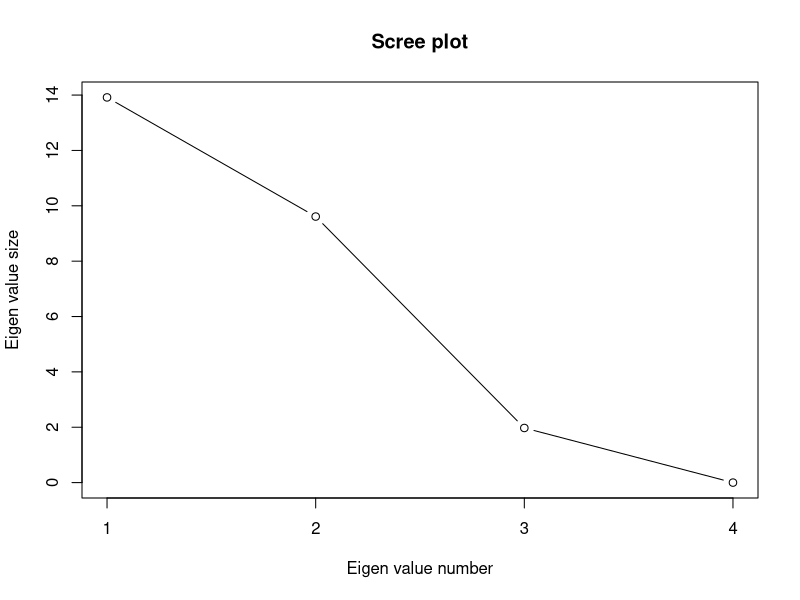

Recreate this plot in R.
# Manually enter your data
my_data <- matrix(c(
  3, 5, 2, 8,
  1, 4, 6, 7,
  9, 2, 3, 6,
  5, 8, 1, 4
), nrow = 4, ncol = 4, byrow = TRUE)

# Specify column names
col_names <- c('Var1', 'Var2', 'Var3', 'Var4')

# Create a data frame
my_df <- as.data.frame(my_data)
colnames(my_df) <- col_names

# Factor analysis on the covariance matrix
s <- cov(my_df)
print(s)

s.eigen <- eigen(s)
print(s.eigen)
plot(s.eigen$values, xlab = 'Eigen value number', ylab = 'Eigen value size', main = 'Scree plot', type = 'b', xaxt = 'n')
axis(1, at = seq_along(s.eigen$values))

c <- as.matrix(s.eigen$vectors[, 1:2])
d <- diag(s.eigen$values[1:2])
s.loadings <- c %*% sqrt(d)
print(s.loadings)

prop.loadings <- colMeans(s.loadings^2)
prop.var <- prop.loadings / sum(s.eigen$values)
print(prop.var)

prop.exp <- prop.var / sum(prop.var)
print(prop.exp)

library(psych)
my_data.Fa.Covar <- principal(my_df, nfactors = 2, rotate = 'none', covar = TRUE)
print(my_data.Fa.Covar)

my_data.pca <- prcomp(my_df)$rotation[, 1:2]
print(my_data.pca)

print(s.eigen$vectors[, 1:2])

s.h2 <- rowSums(s.loadings^2)
print(s.h2)

print(colSums(s.loadings^2))

print(s.eigen$values[1:2])

s.v2 <- diag(s)
print(s.v2)